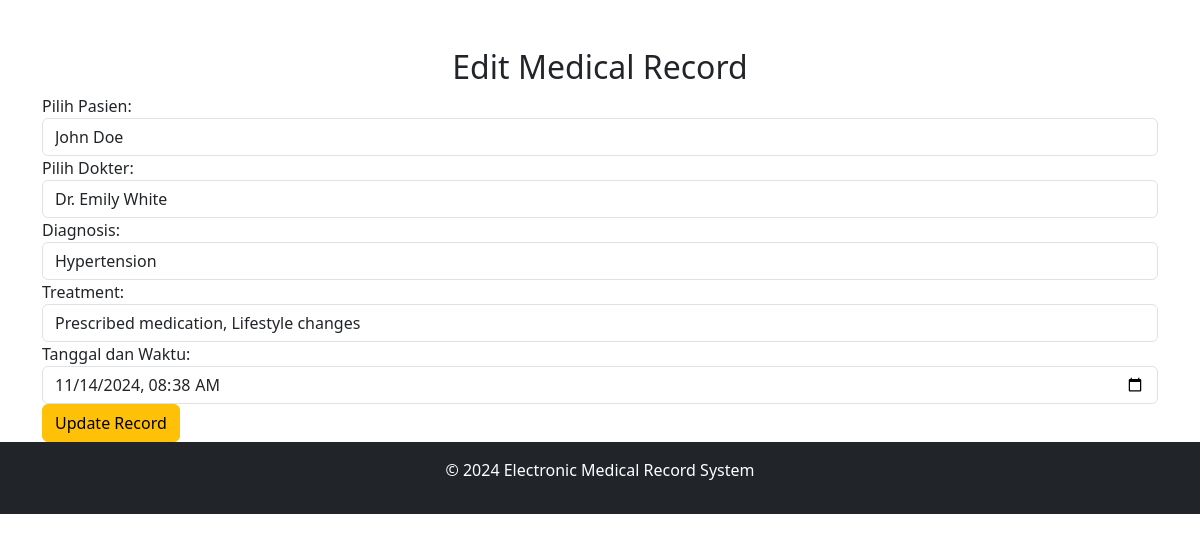
The page /edit_record.php?id=1 on the database its author committed.
### tables this page shows
CREATE TABLE `medical_records` (
  `record_id` int(11) NOT NULL,
  `patient_id` int(11) DEFAULT NULL,
  `doctor_id` int(11) DEFAULT NULL,
  `diagnosis` text NOT NULL,
  `treatment` text NOT NULL,
  `date_of_record` datetime DEFAULT current_timestamp()
);

CREATE TABLE `patients` (
  `id` int(11) NOT NULL,
  `full_name` varchar(255) NOT NULL,
  `date_of_birth` date NOT NULL,
  `gender` varchar(50) NOT NULL,
  `address` text NOT NULL,
  `phone` varchar(15) NOT NULL,
  `email` varchar(100) NOT NULL
);

CREATE TABLE `doctors` (
  `id` int(11) NOT NULL,
  `name` varchar(255) NOT NULL,
  `specialization` varchar(255) NOT NULL,
  `phone` varchar(15) NOT NULL,
  `email` varchar(100) NOT NULL
);

### edit_record.php (the view, shortened to what this page needs)
<?php
include('inc/db.php');
if (isset($_GET['id'])) {
    $id = $_GET['id'];
    $sql = "SELECT * FROM medical_records WHERE record_id=$id";
    $result = $conn->query($sql);
    $record = $result->fetch_assoc();
}
$sql_patients = "SELECT * FROM patients";
$result_patients = $conn->query($sql_patients);
$patients = [];
if ($result_patients->num_rows > 0) {
    while ($row = $result_patients->fetch_assoc()) {
        $patients[] = $row;
    }
}
$sql_doctors = "SELECT * FROM doctors";
$result_doctors = $conn->query($sql_doctors);
$doctors = [];
if ($result_doctors->num_rows > 0) {
    while ($row = $result_doctors->fetch_assoc()) {
        $doctors[] = $row;
    }
}
?>
<?php include('inc/header.php'); ?>
<div class="container mt-5">
    <h2 class="text-center">Edit Medical Record</h2>
    <form action="update_record_action.php" method="POST">
        <div class="form-group">
            <label for="patient_id">Pilih Pasien:</label>
            <select id="patient_id" name="patient_id" class="form-control" required>
                <?php foreach ($patients as $patient): ?>
                    <option value="<?php echo $patient['id']; ?>" <?php echo ($record['patient_id'] == $patient['id']) ? 'selected' : ''; ?>>
                        <?php echo $patient['full_name']; ?>
                    </option>
                <?php endforeach; ?>
            </select>
        </div>
        <div class="form-group">
            <label for="doctor_id">Pilih Dokter:</label>
            <select id="doctor_id" name="doctor_id" class="form-control" required>
                <?php foreach ($doctors as $doctor): ?>
                    <option value="<?php echo $doctor['id']; ?>" <?php echo ($record['doctor_id'] == $doctor['id']) ? 'selected' : ''; ?>>
                        <?php echo $doctor['name']; ?>
                    </option>
                <?php endforeach; ?>
            </select>
        </div>
        <div class="form-group">
            <label for="diagnosis">Diagnosis:</label>
            <input type="text" id="diagnosis" name="diagnosis" class="form-control" value="<?php echo $record['diagnosis']; ?>" required>
        </div>
        <div class="form-group">
            <label for="treatment">Treatment:</label>
            <input type="text" id="treatment" name="treatment" class="form-control" value="<?php echo $record['treatment']; ?>" required>
        </div>
        <div class="form-group">
            <label for="date_of_record">Tanggal dan Waktu:</label>
            <input type="datetime-local" id="date_of_record" name="date_of_record" class="form-control" value="<?php echo date('Y-m-d\TH:i', strtotime($record['date_of_record'])); ?>" required>
        </div>
        <button type="submit" class="btn btn-warning">Update Record</button>
    </form>
</div>
<?php include('inc/footer.php'); ?>

### css/style.css (style rules this page uses)
body { font-family: Arial, sans-serif; }
.container { margin-top: 30px; }

### rows shown on the page
medical_records: patient_id "John Doe", doctor_id "Dr. Emily White", diagnosis "Hypertension", treatment "Prescribed medication, Lifestyle changes", date_of_record "11/14/2024 08:38"
